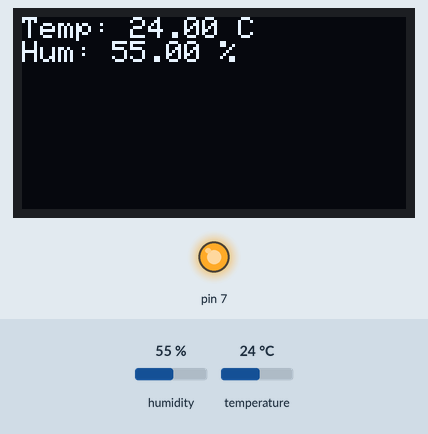
Bench run of a sketch on a simulated Arduino Uno, built with avr-gcc and run on an emulated ATmega328P. Parts: 128×64 one-colour display, output pins drawn as LEDs (lit = HIGH). The inputs (shaded band) are chosen by the test bench; at power-on: humidity 55 %, temperature 24 °C.

Above: at 1.2 s.
1.3 s: humidity set to 22 %
At 3.5 s:
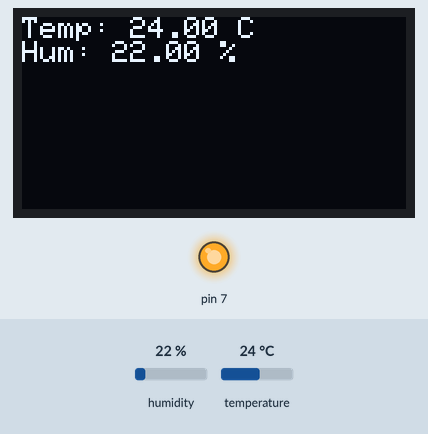
4.1 s: temperature set to 12 °C
At 5.0 s:
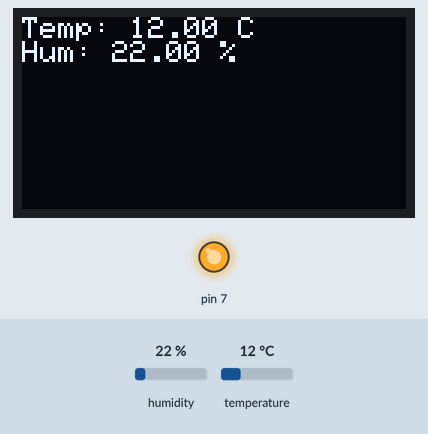
6.9 s: humidity set to 40 %
At 9.2 s:
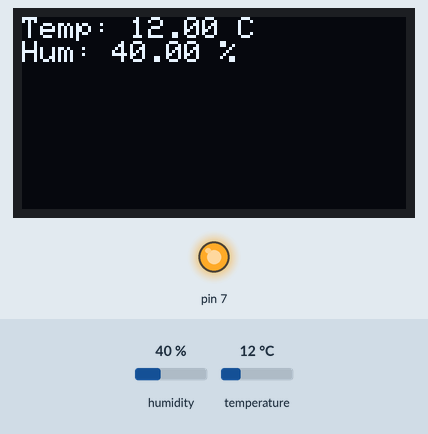
9.8 s: temperature set to 19 °C
Timing chart, 0 to 12.8 s (numbered marks = the images above; inputs shaded):
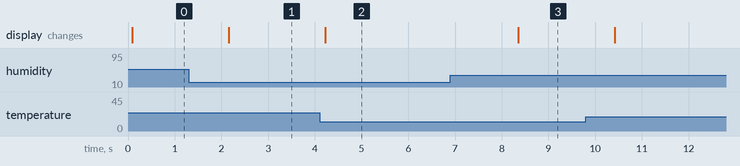

The sketch:

OLED.ino
```cpp
// For the OLED display
#include <Wire.h>
#include <Adafruit_SSD1306.h>
#include <Adafruit_GFX.h>
#include "DHT.h"

#define OLED_ADDR 0x3c// OLED display TWI address
#define DHTPIN 8     // Digital pin connected to the DHT sensor

// reset pin not used on 4-pin OLED module
Adafruit_SSD1306 display(-1);  // -1 = no reset pin
// 128 x 64 pixel display
#if (SSD1306_LCDHEIGHT != 64)
#error("Height incorrect, please fix Adafruit_SSD1306.h!");
#endif

#define DHTTYPE DHT22     // DHT 22  (AM2302), AM2321

DHT dht(DHTPIN, DHTTYPE);
int i = 0;

void setup() {
  Serial.begin(9600);
  pinMode(7,OUTPUT);
  digitalWrite(7,HIGH);
  display.setTextColor(WHITE);
  // For the OLED display
  // initialize and clear display
  display.begin(SSD1306_SWITCHCAPVCC, OLED_ADDR);
  display.clearDisplay();
  display.display();
  dht.begin();
}

void loop() {
  // Reading temperature or humidity takes about 250 milliseconds!
  // Sensor readings may also be up to 2 seconds 'old' (its a very slow sensor)
  float h = dht.readHumidity();
  // Read temperature as Celsius (the default)
  float t = dht.readTemperature();

  // Check if any reads failed and exit early (to try again).
  if (isnan(h) || isnan(t)) {
    Serial.println(F("Failed to read from DHT sensor!"));
    return;
  }

  // For the OLED display
  display.clearDisplay();

  // display a line of text
  display.setCursor(0,0);
  display.setTextSize(1);
  display.print("Temp: ");
  display.print(t);
  display.println(" C");
  display.print("Hum: ");
  display.print(h);
  display.println(" %");

  // update display with all of the above graphics
  display.display();
  delay(1000);

}
```

Measured:
- after the input at 1.3 s, the display: changes after 0.86 s (image 1)
- after the input at 4.1 s, the display: changes after 0.12 s (image 2)
- after the input at 6.9 s, the display: changes after 1.4 s (image 3)
